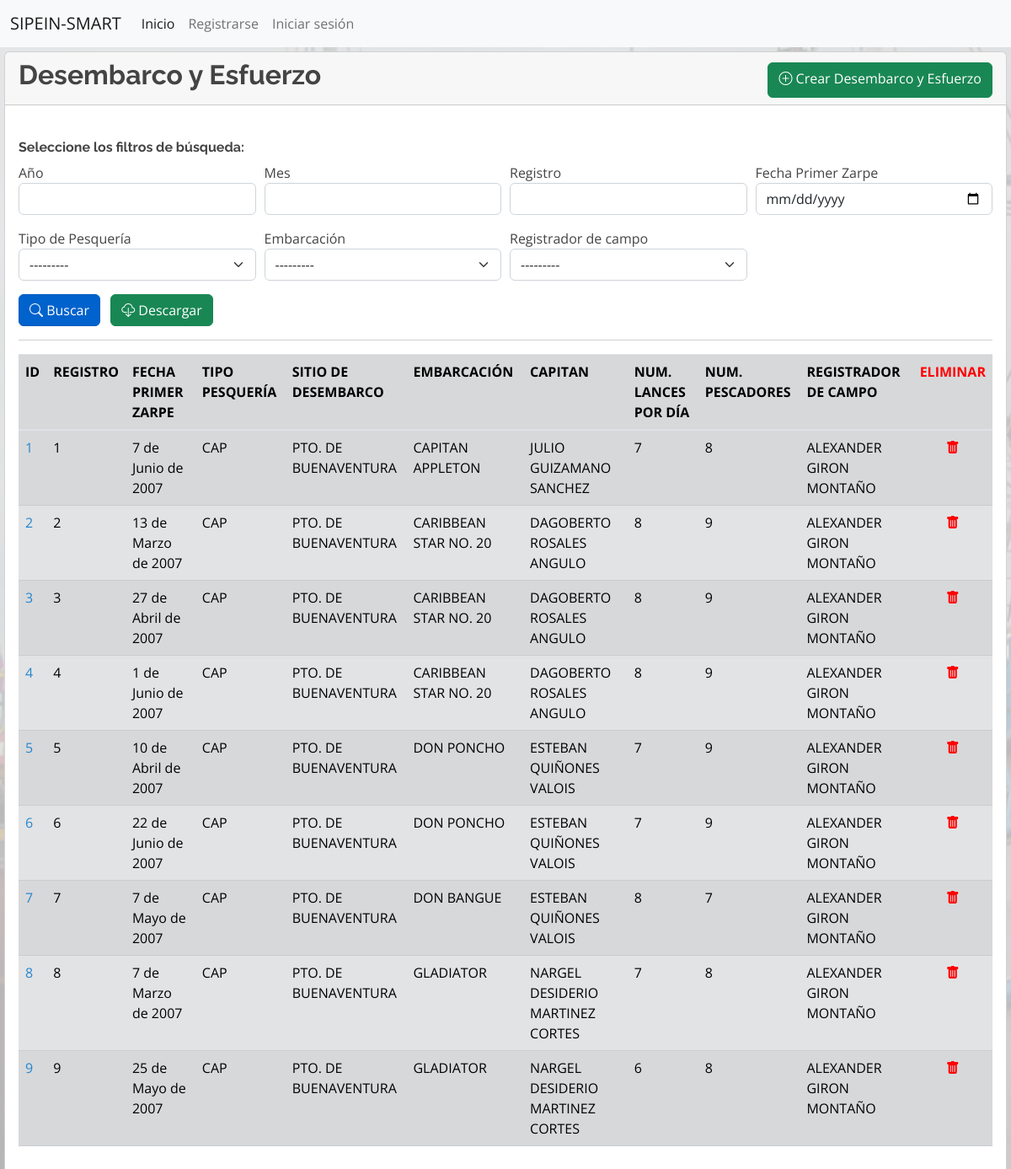
/desembarcos/, run on the app's committed database.
### industrial/models.py (models this page shows, shortened)
class Desembarco(models.Model):
    registro = models.PositiveSmallIntegerField(verbose_name='Registro', null=False, blank=False)
    fecha_zarpe_primer = models.DateField(verbose_name='Fecha del Primer Zarpe', null=False, blank=False)
    pesqueria_id = models.PositiveSmallIntegerField(choices=TIPO_PESQUERIA, verbose_name='Tipo de Pesquería', null=False, blank=False)
    sitio = models.ForeignKey(Sitio_Desembarco, on_delete=models.CASCADE, verbose_name='Sitio de Desembarco', null=False, blank=False)
    embarcacion = models.ForeignKey(Embarcacion, on_delete=models.CASCADE, verbose_name='Embarcación', null=False, blank=False)
    capitan = models.ForeignKey(Capitan, on_delete=models.CASCADE, verbose_name='Capitán', null=False, blank=False)
    zonas_pesca = models.CharField(max_length=1, choices=ZONAS_PESCA, verbose_name='Zonas de pesca', null=True, blank=True)
    lance_dia = models.PositiveSmallIntegerField(verbose_name='Número de Lances por día', null=False, blank=False)
    pescadores = models.PositiveSmallIntegerField(verbose_name='Número de Pescadores', null=False, blank=False)
    registrador = models.ForeignKey(Registrador, on_delete=models.CASCADE, verbose_name='Registrador de Campo', null=False, blank=False)
    fecha_registro = models.DateTimeField(auto_now_add=True)
    bandera = models.PositiveSmallIntegerField(choices=BANDERA_CALIDAD, verbose_name='Bandera', null=False, blank=False, default=1)

class Sitio_Desembarco(models.Model):
    nombre = models.TextField(max_length=50, verbose_name='Nombre', unique=True)
    coord_lon = models.DecimalField(max_digits=8, decimal_places=6, null=True, blank=True, verbose_name='Longitud')
    coord_lat = models.DecimalField(max_digits=8, decimal_places=6, null=True, blank=True, verbose_name='Latitud')
    costa_id = models.PositiveSmallIntegerField(choices=REGION_COSTA, null=True)
    class Meta:
        ordering = ['nombre']

class Embarcacion(models.Model):
    nombre = models.TextField(max_length=100, unique=True, verbose_name='Nombre')
    tamano_red = models.DecimalField(blank=True, max_digits=5, decimal_places=2, null=True, verbose_name='Tamaño de red')
    def __str__(self):
        return self.nombre
    class Meta:
        ordering = ['nombre']

class Capitan(models.Model):
    nombre = models.TextField(max_length=100, unique=True, verbose_name='Nombre')
    class Meta:
        ordering = ['nombre']

class Registrador(models.Model):
    nombre = models.TextField(max_length=100, unique=True, verbose_name='Nombre')
    def __str__(self):
        return self.nombre
    class Meta:
        ordering = ['nombre']

### industrial/views.py (the view)
# urls.py: path('desembarcos/', views.listar_desembarco, name='listar_desembarcos'),
def listar_desembarco(request):
    context = {}
    filtered_desembarcos = DesembarcoFiltro(request.GET, queryset=Desembarco.objects.all())
    context['filtered_desembarcos'] = filtered_desembarcos
    paginated_filtered_desembarcos = Paginator(filtered_desembarcos.qs,13)
    page_number = request.GET.get('page')
    desembarco_page_obj = paginated_filtered_desembarcos.get_page(page_number)
    context['desembarco_page_obj'] = desembarco_page_obj
    return render(request, 'desembarcos_lista.html', context=context)

### industrial/templates/desembarcos_lista.html (shortened to what this page needs)
{% extends 'base.html' %}
{% load widget_tweaks %}
{% block contenido %}
<main style="margin-left: 5px; margin-right: 5px; margin-top: 5px;">
	<div class="card">
		<div class="card-header">
			<div class="row">
				<div class="col-md-6 col-lg-8">
					<h2 class="card-title"><strong>Desembarco y Esfuerzo</strong></h2>
				</div>
				<div class="col-md-6 col-lg-4 mt-1 d-md-flex justify-content-md-end">
					<a class="btn btn-success align-middle" href="{% url 'crear_desembarco' %}" role="button"><i
							class="bi bi-plus-circle"></i>&nbsp;Crear Desembarco y Esfuerzo</a>
				</div>
			</div>
		</div>
		<div class="card-body">
			<form method="GET">
				<br>
				<h6><strong>Seleccione los filtros de búsqueda:</strong></h6>
				<div class="form-row" style="display: flex;">
					<div class="form-group col-sm-3 col-md-3">
						<h7>Año</h7>
						{% render_field filtered_desembarcos.form.fechazarpe_year class="form-control" %}
					</div>
					<div class="form-group col-sm-3 col-md-3">
						<h7>Mes</h7>
						{% render_field filtered_desembarcos.form.fechazarpe_month class="form-control" %}
					</div>
					<div class="form-group col-sm-3 col-md-3">
						<h7>Registro</h7>
						{% render_field filtered_desembarcos.form.registro class="form-control" %}
					</div>
					<div class="form-group col-sm-3 col-md-3">
						<h7>Fecha Primer Zarpe</h7>
						{% render_field filtered_desembarcos.form.fecha_zarpe_primer type="date" class="form-control" %}
					</div>
					<div class="form-group col-sm-3 col-md-3">
						<h7>Tipo de Pesquería</h7>
						{% render_field filtered_desembarcos.form.pesqueria_id class="form-select" %}
					</div>
					<div class="form-group col-sm-3 col-md-3">
						<h7>Embarcación</h7>
						{% render_field filtered_desembarcos.form.embarcacion class="form-select" %}
					</div>
					<div class="form-group col-sm-3 col-md-3">
						<h7>Registrador de campo</h7>
						{% render_field filtered_desembarcos.form.registrador class="form-select" %}
					</div>
				</div>
				<ul class="list-inline">
					<li class="list-inline-item">
						<button class="btn btn-primary active align-middle" type="submit">
							<i class="bi bi-search"></i>&nbsp;Buscar
						</button>
					</li>
					<li class="list-inline-item">
						<button class="btn btn-success align-middle">
							<i class="bi bi-cloud-download"></i>&nbsp;Descargar
						</button>
					</li>
				</ul>
				<hr>
			</form>
			<div class="table-responsive">
				<table class="table table-secondary table-striped">
					<thead">
						<tr>
							<th>ID</th>
							<th>REGISTRO</th>
							<th>FECHA PRIMER ZARPE</th>
							<th>TIPO PESQUERÍA</th>
							<th>SITIO DE DESEMBARCO</th>
							<th>EMBARCACIÓN</th>
							<th>CAPITAN</th>
							<th>NUM. LANCES POR DÍA</th>
							<th>NUM. PESCADORES</th>
							<th>REGISTRADOR DE CAMPO</th>
							<th style="text-align: center; color:red">ELIMINAR</th>
						</tr>
						<tbody>
							{% for desembarco in desembarco_page_obj %}
							<tr>
								<td>
									<a href="{% url 'actualizar_desembarco' desembarco.id %}">
										{{ desembarco.id }}
									</a>
								</td>
								<td>{{ desembarco.registro }}</td>
								<td>{{ desembarco.fecha_zarpe_primer }}</td>
								<td>{{ desembarco.get_pesqueria_id_display }}</td>
								<td>{{ desembarco.sitio.nombre }}</td>
								<td>{{ desembarco.embarcacion.nombre }}</td>
								<td>{{ desembarco.capitan.nombre }}</td>
								<td>{{ desembarco.lance_dia }}</td>
								<td>{{ desembarco.pescadores }}</td>
								<td>{{ desembarco.registrador.nombre }}</td>
								<td style="text-align: center" ;>
									<a href="#">
										<i style="color: red" class="bi bi-trash-fill"></i>
									</a>
								</td>
							</tr>
							{% endfor %}
						</tbody>
				</table>
			</div>
		</div>
	</div>
</main>
{% endblock %}

### industrial/static/css/custom.css (style rules this page uses)
body { background-image: url(../img/fondo.png); background-repeat: no-repeat; background-size: cover; }

### industrial/static/css/style.css (style rules this page uses)
body { font-family: "Open Sans", sans-serif; color: #444444; }
a { color: #2487ce; text-decoration: none; }
h1, h2, h3, h4, h5, h6 { font-family: "Raleway", sans-serif; }

### data on the page
Desembarco: id "1", registro "1", fecha_zarpe_primer "7 de Junio de 2007", pesqueria_id "CAP", sitio.nombre "PTO. DE BUENAVENTURA", embarcacion.nombre "CAPITAN APPLETON", capitan.nombre "JULIO GUIZAMANO SANCHEZ", lance_dia "7", pescadores "8", registrador.nombre "ALEXANDER GIRON MONTAÑO"
Desembarco: id "2", registro "2", fecha_zarpe_primer "13 de Marzo de 2007", pesqueria_id "CAP", sitio.nombre "PTO. DE BUENAVENTURA", embarcacion.nombre "CARIBBEAN STAR NO. 20", capitan.nombre "DAGOBERTO ROSALES ANGULO", lance_dia "8", pescadores "9", registrador.nombre "ALEXANDER GIRON MONTAÑO"
Desembarco: id "3", registro "3", fecha_zarpe_primer "27 de Abril de 2007", pesqueria_id "CAP", sitio.nombre "PTO. DE BUENAVENTURA", embarcacion.nombre "CARIBBEAN STAR NO. 20", capitan.nombre "DAGOBERTO ROSALES ANGULO", lance_dia "8", pescadores "9", registrador.nombre "ALEXANDER GIRON MONTAÑO"
Desembarco: id "4", registro "4", fecha_zarpe_primer "1 de Junio de 2007", pesqueria_id "CAP", sitio.nombre "PTO. DE BUENAVENTURA", embarcacion.nombre "CARIBBEAN STAR NO. 20", capitan.nombre "DAGOBERTO ROSALES ANGULO", lance_dia "8", pescadores "9", registrador.nombre "ALEXANDER GIRON MONTAÑO"
Desembarco: id "5", registro "5", fecha_zarpe_primer "10 de Abril de 2007", pesqueria_id "CAP", sitio.nombre "PTO. DE BUENAVENTURA", embarcacion.nombre "DON PONCHO", capitan.nombre "ESTEBAN QUIÑONES VALOIS", lance_dia "7", pescadores "9", registrador.nombre "ALEXANDER GIRON MONTAÑO"
Desembarco: id "6", registro "6", fecha_zarpe_primer "22 de Junio de 2007", pesqueria_id "CAP", sitio.nombre "PTO. DE BUENAVENTURA", embarcacion.nombre "DON PONCHO", capitan.nombre "ESTEBAN QUIÑONES VALOIS", lance_dia "7", pescadores "9", registrador.nombre "ALEXANDER GIRON MONTAÑO"
Desembarco: id "7", registro "7", fecha_zarpe_primer "7 de Mayo de 2007", pesqueria_id "CAP", sitio.nombre "PTO. DE BUENAVENTURA", embarcacion.nombre "DON BANGUE", capitan.nombre "ESTEBAN QUIÑONES VALOIS", lance_dia "8", pescadores "7", registrador.nombre "ALEXANDER GIRON MONTAÑO"
Desembarco: id "8", registro "8", fecha_zarpe_primer "7 de Marzo de 2007", pesqueria_id "CAP", sitio.nombre "PTO. DE BUENAVENTURA", embarcacion.nombre "GLADIATOR", capitan.nombre "NARGEL DESIDERIO MARTINEZ CORTES", lance_dia "7", pescadores "8", registrador.nombre "ALEXANDER GIRON MONTAÑO"
Desembarco: id "9", registro "9", fecha_zarpe_primer "25 de Mayo de 2007", pesqueria_id "CAP", sitio.nombre "PTO. DE BUENAVENTURA", embarcacion.nombre "GLADIATOR", capitan.nombre "NARGEL DESIDERIO MARTINEZ CORTES", lance_dia "6", pescadores "8", registrador.nombre "ALEXANDER GIRON MONTAÑO"
